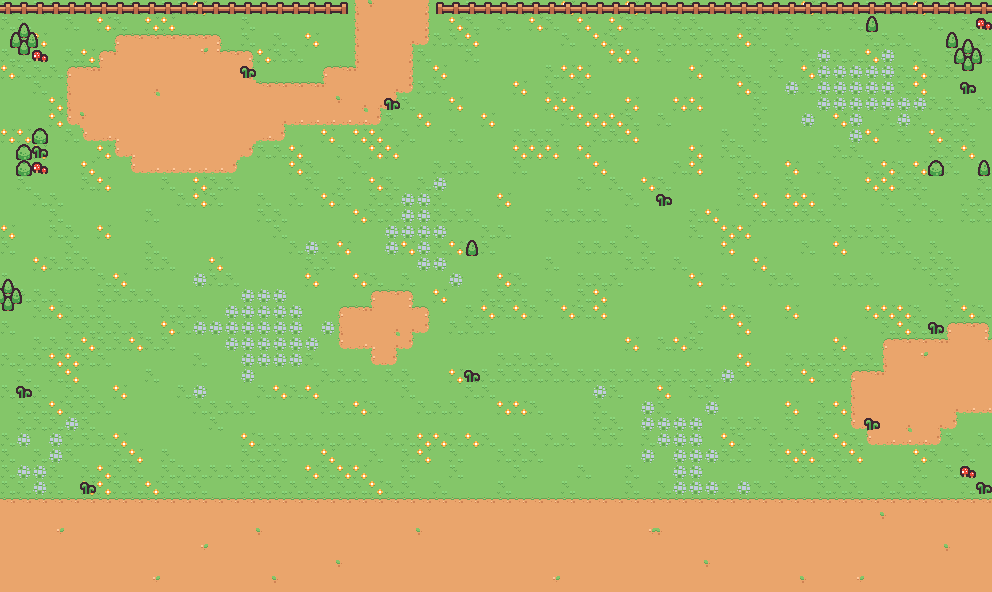

The image is a tile-based game level rendered from a .tmx file. Its description and source (layers, tilesets, objects; grid data summarised) follow:
An orthogonal 62x37 tile map with 16x16 px tiles, 2 tile layers (Grass-n-Paths, Plants-n-Stones).

<map version="1.10" tiledversion="1.11.2" orientation="orthogonal" renderorder="right-down" width="62" height="37" tilewidth="16" tileheight="16" infinite="0" nextlayerid="4" nextobjectid="1">
 <editorsettings>
  <export target="ZooMap.json" format="json" />
 </editorsettings>
 <tileset firstgid="1" name="tiny-town-packed" tilewidth="16" tileheight="16" tilecount="132" columns="12">
  <image source="kenny-tiny-town-tilemap-packed.png" width="192" height="176" />
 </tileset>
 <layer id="1" name="Grass-n-Paths" width="62" height="37">
  <data>[2294 cells, 2294 non-empty, 16 distinct tile ids]</data>
 </layer>
 <layer id="2" name="Plants-n-Stones" width="62" height="37">
  <data>[2294 cells, 190 non-empty, 13 distinct tile ids]</data>
 </layer>
</map>
